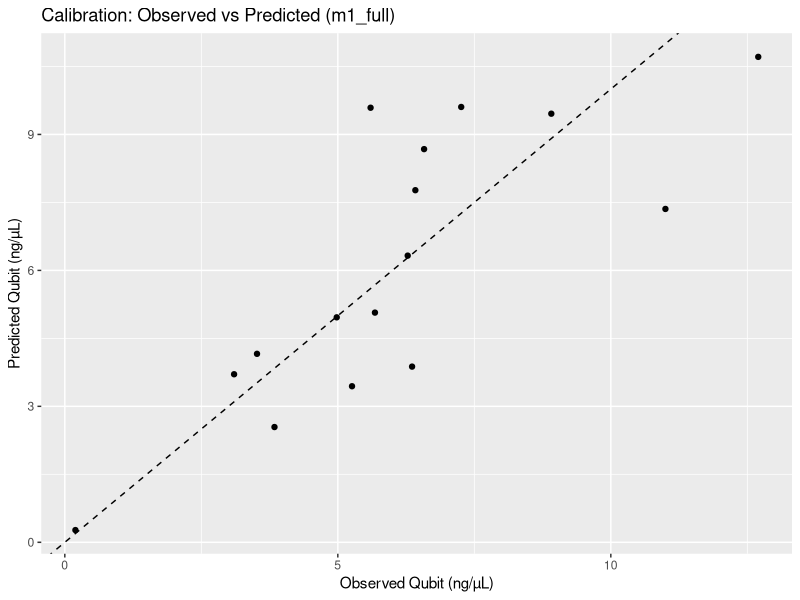
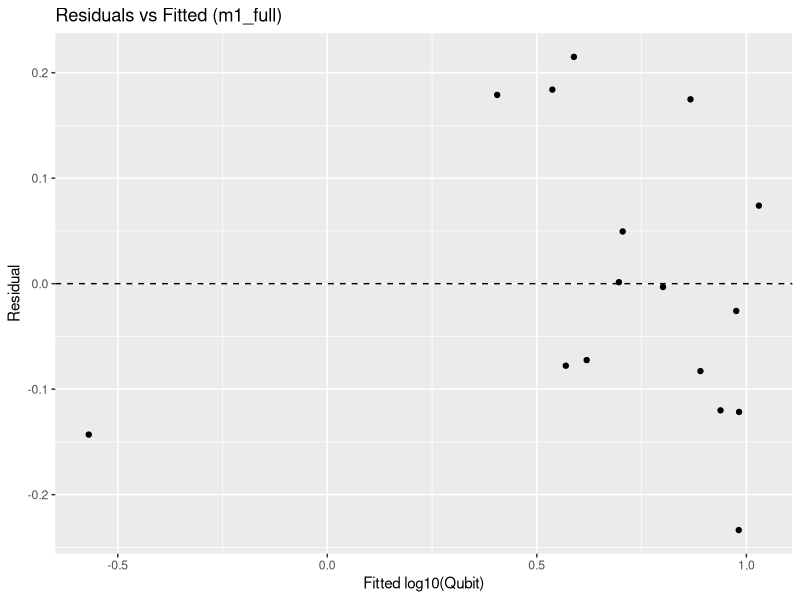
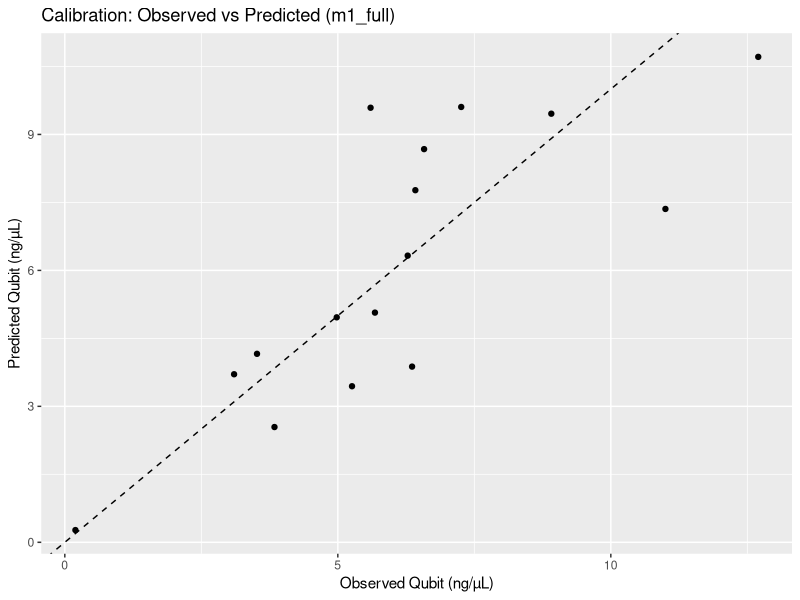
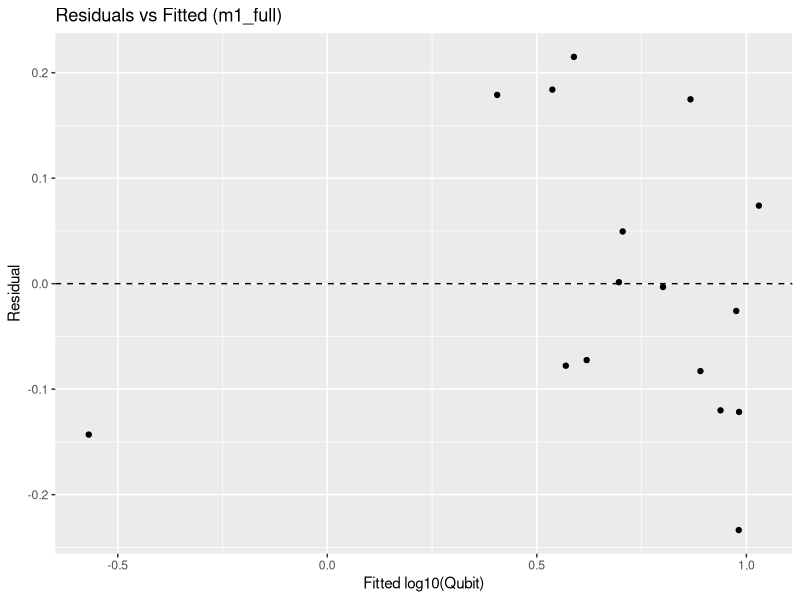

Write R code to recreate these figures, in order.
## ---- chunk 1
# ==============================================================================
# QUBIT CALIBRATION: End-to-end script
# - LOD handling
# - Robust fit (lmrob) with retries (fixes non-convergence)
# - Compare full vs simpler model (drop d230_w)
# - K-fold CV (same folds), fold-error metrics
# - Predictions + 95% prediction intervals, exports
# - Robust weights + domain of validity + diagnostics
# ==============================================================================

# ---- Packages ----
suppressPackageStartupMessages({
  library(dplyr)
  library(readr)
  library(ggplot2)
  library(robustbase)
})

cat("Loading data...\n")
cal <- read_csv("matt/matt_edna_qubit_correction.csv", show_col_types = FALSE)
nd  <- read_csv("matt/matt_nano_22_10.csv", show_col_types = FALSE)

# ---- Config (safe defaults) ----
if (!exists("CONFIG")) {
  CONFIG <- list(
    log_floor    = 0.1,           # floor before log10 to avoid -Inf
    winsor_probs = c(0.05, 0.95), # 5–95% winsorization
    select_rule  = list(
      cv_rmse_win     = 0.02,     # prefer lower CV RMSE; if within 0.02 log10, call it a tie
      scale_tie_break = TRUE      # on tie, prefer lower robust scale; prefer simpler if still tie
    ),
    LOD_Q = 0.05                  # Qubit LOD/LLQ for censoring
  )
}

# ---- Standardise column names (guard 'a60_230' typo) ----
fix_a260_230 <- function(df) {
  if (!"a260_230" %in% names(df) && "a60_230" %in% names(df)) {
    df <- dplyr::rename(df, a260_230 = .data[["a60_230"]])
  }
  df
}
cal <- fix_a260_230(cal)
nd  <- fix_a260_230(nd)

# ---- Validate required columns ----
required_cal <- c("sample_id","ND_conc","a260_280","a260_230","qubit_conc")
required_nd  <- c("sample_id","ND_conc","a260_280","a260_230")
stopifnot(all(required_cal %in% names(cal)))
stopifnot(all(required_nd  %in% names(nd)))

cat(sprintf("Calibration samples: %d | NanoDrop samples: %d\n", nrow(cal), nrow(nd)))

# ---- Handle blanks / below-LOD in calibration ----
cal <- cal %>%
  mutate(is_below_lod = is.na(qubit_conc) | qubit_conc <= CONFIG$LOD_Q)
cal_train <- cal %>% filter(!is_below_lod)
cat(sprintf("Calibration n used: %d | Excluded below LOD: %d\n",
            nrow(cal_train), sum(cal$is_below_lod)))

# ---- Feature engineering ----
engineer_features <- function(df, winsor_limits = NULL, is_calibration = TRUE) {
  if (is_calibration) {
    df <- df %>%
      mutate(
        logND = log10(pmax(ND_conc, CONFIG$log_floor)),
        logQ  = log10(pmax(qubit_conc, CONFIG$log_floor)),
        d280  = `a260_280` - 2,
        d230  = `a260_230` - 2
      )
  } else {
    df <- df %>%
      mutate(
        logND = log10(pmax(ND_conc, CONFIG$log_floor)),
        d280  = `a260_280` - 2,
        d230  = `a260_230` - 2
      )
  }

  df <- df %>% distinct(sample_id, .keep_all = TRUE)

  if (!is.null(winsor_limits)) {
    df <- df %>%
      mutate(
        d230_w = pmin(pmax(d230, winsor_limits$d230[1]), winsor_limits$d230[2]),
        d280_w = pmin(pmax(d280, winsor_limits$d280[1]), winsor_limits$d280[2])
      )
    return(df)
  } else {
    limits <- list(
      d230 = quantile(df$d230, CONFIG$winsor_probs, na.rm = TRUE),
      d280 = quantile(df$d280, CONFIG$winsor_probs, na.rm = TRUE)
    )
    df <- df %>%
      mutate(
        d230_w = pmin(pmax(d230, limits$d230[1]), limits$d230[2]),
        d280_w = pmin(pmax(d280, limits$d280[1]), limits$d280[2])
      )
    return(list(data = df, limits = limits))
  }
}

cat("\nEngineering features...\n")
cal_result    <- engineer_features(cal_train, is_calibration = TRUE)
cal_train     <- cal_result$data
winsor_limits <- cal_result$limits

cat(sprintf("Winsor limits  d230:[%.3f, %.3f]  d280:[%.3f, %.3f]\n",
            winsor_limits$d230[1], winsor_limits$d230[2],
            winsor_limits$d280[1], winsor_limits$d280[2]))

# ---- QC: drop any engineered NAs (should be none) ----
missing_summary <- cal_train %>%
  summarise(across(c(logQ, logND, d230_w, d280_w), ~sum(is.na(.))))
if (any(missing_summary > 0)) {
  cat("\nWarning: Missing values detected (post-engineering):\n")
  print(missing_summary)
  cal_train <- cal_train %>% filter(complete.cases(logQ, logND, d230_w, d280_w))
  cat(sprintf("Rows after removing missing: %d\n", nrow(cal_train)))
}

# ---- Robust fits with retries (fix non-convergence) ----
safe_lmrob <- function(formula, data) {
  ctrl1 <- lmrob.control(setting = "KS2014",
                         maxit.scale = 2000,
                         max.it      = 400,
                         refine.tol  = 1e-7,
                         trace       = FALSE)
  fit <- try(lmrob(formula, data = data, control = ctrl1), silent = TRUE)
  if (!inherits(fit, "try-error") && is.finite(fit$scale)) return(fit)

  ctrl2 <- lmrob.control(setting = "KS2014",
                         init        = "S",
                         maxit.scale = 4000,
                         max.it      = 800,
                         refine.tol  = 1e-6,
                         trace       = FALSE)
  fit <- try(lmrob(formula, data = data, control = ctrl2), silent = TRUE)
  if (!inherits(fit, "try-error") && is.finite(fit$scale)) return(fit)

  ctrl3 <- lmrob.control(setting = "KS2014",
                         psi         = "huber",
                         maxit.scale = 4000,
                         max.it      = 800,
                         refine.tol  = 1e-6,
                         trace       = FALSE)
  fit <- lmrob(formula, data = data, control = ctrl3)
  fit
}

cat("\n=== Model fits (robust with retries) ===\n")
m1_full   <- safe_lmrob(logQ ~ logND + d230_w + d280_w, data = cal_train)
m1_simple <- safe_lmrob(logQ ~ logND + d280_w,           data = cal_train)

cat(sprintf("m1_full    R²=%.4f  scale=%.4f\n",
            summary(m1_full)$r.squared, m1_full$scale))
cat(sprintf("m1_simple  R²=%.4f  scale=%.4f\n",
            summary(m1_simple)$r.squared, m1_simple$scale))

# ---- K-fold CV comparison (same folds) ----
set.seed(1)
K <- min(5, nrow(cal_train))
fold_id <- sample(rep(1:K, length.out = nrow(cal_train)))

cv_err <- function(mod_formula) {
  cv <- lapply(1:K, function(k){
    trn <- cal_train[fold_id != k, , drop = FALSE]
    tst <- cal_train[fold_id == k, , drop = FALSE]
    fit <- safe_lmrob(mod_formula, trn)
    data.frame(obs=tst$logQ, pred=predict(fit, newdata=tst))
  }) %>% dplyr::bind_rows()
  rmse    <- sqrt(mean((cv$obs - cv$pred)^2))
  medfold <- median(10^abs(cv$obs - cv$pred))
  q75fold <- unname(quantile(10^abs(cv$obs - cv$pred), 0.75))
  c(rmse = rmse, med_fold = medfold, q75_fold = q75fold)
}

cv_full   <- cv_err(logQ ~ logND + d230_w + d280_w)
cv_simple <- cv_err(logQ ~ logND + d280_w)

cat(sprintf("\nCV (log10 RMSE | median× | 75th×)\n  full   : %.3f | %.2fx | %.2fx\n  simple : %.3f | %.2fx | %.2fx\n",
            cv_full["rmse"], cv_full["med_fold"], cv_full["q75_fold"],
            cv_simple["rmse"], cv_simple["med_fold"], cv_simple["q75_fold"]))

# ---- Selection: prefer lower CV RMSE; if within delta, use lower scale; then simplicity ----
delta <- CONFIG$select_rule$cv_rmse_win
choose_simple <- function() {
  if (abs(cv_full["rmse"] - cv_simple["rmse"]) <= delta) {
    if (CONFIG$select_rule$scale_tie_break) {
      if (m1_simple$scale < m1_full$scale - 1e-9) return(TRUE)
      if (abs(m1_simple$scale - m1_full$scale) <= 1e-6) return(TRUE) # prefer simpler on exact tie
      return(FALSE)
    } else {
      return(TRUE)
    }
  } else {
    return(cv_simple["rmse"] < cv_full["rmse"])
  }
}
use_simple <- choose_simple()
best_model <- if (use_simple) m1_simple else m1_full
best_tag   <- if (use_simple) "m1_simple" else "m1_full"
cat(sprintf("\n=== CHOSEN MODEL: %s ===\n", best_tag))
print(coef(best_model))
cat("\nRobust 95% CIs:\n"); print(confint(best_model))

# ---- Save robust weights (on chosen model) ----
cal_train$.w <- best_model$rweights
weights_out  <- cal_train %>%
  arrange(.w) %>%
  select(sample_id, qubit_conc, ND_conc, a260_280, a260_230, d230_w, d280_w, .w)
weights_file <- sprintf("calibration_point_weights_%s.csv", best_tag)
write_csv(weights_out, weights_file)
cat(sprintf("Saved robust weights to: %s\n", weights_file))

# ---- Predict for NanoDrop dataset with 95% PIs ----
nd_prep <- engineer_features(nd, winsor_limits = winsor_limits, is_calibration = FALSE)

pi_nd <- as.data.frame(predict(best_model, newdata = nd_prep, interval = "prediction"))
names(pi_nd) <- c("logQ_pred","logQ_lwr","logQ_upr")

nd_preds <- nd_prep %>%
  bind_cols(pi_nd) %>%
  mutate(
    qubit_pred = pmax(10^logQ_pred, 0),
    qubit_lb   = pmax(10^logQ_lwr, 0),
    qubit_ub   = pmax(10^logQ_upr, 0),
    ND_to_Qb_cf = ifelse(ND_conc > 0, qubit_pred / ND_conc, NA_real_)
  ) %>%
  select(sample_id, ND_conc, a260_280, a260_230, d230_w, d280_w,
         qubit_pred, qubit_lb, qubit_ub, ND_to_Qb_cf)

pred_file <- sprintf("nanodrop_to_qubit_predictions_%s.csv", best_tag)
write_csv(nd_preds, pred_file)
cat(sprintf("\nWrote predictions (with PIs) to: %s\n", pred_file))

# ---- Diagnostics on calibration (for chosen model) ----
cal_diag <- cal_train %>%
  mutate(
    .fitted = predict(best_model, newdata = cal_train),
    .resid  = logQ - .fitted,
    Q_obs   = qubit_conc,
    Q_pred  = 10^.fitted
  )

p1 <- ggplot(cal_diag, aes(x = Q_obs, y = Q_pred)) +
  geom_abline(slope = 1, intercept = 0, linetype = 2) +
  geom_point() +
  labs(x = "Observed Qubit (ng/µL)", y = "Predicted Qubit (ng/µL)",
       title = sprintf("Calibration: Observed vs Predicted (%s)", best_tag))

p2 <- ggplot(cal_diag, aes(x = .fitted, y = .resid)) +
  geom_hline(yintercept = 0, linetype = 2) +
  geom_point() +
  labs(x = "Fitted log10(Qubit)", y = "Residual",
       title = sprintf("Residuals vs Fitted (%s)", best_tag))

print(p1); print(p2)
plot_obs_pred_file <- sprintf("calibration_obs_vs_pred_%s.png", best_tag)
plot_resid_file    <- sprintf("calibration_resid_vs_fitted_%s.png", best_tag)
ggsave(plot_obs_pred_file, p1, width = 5.5, height = 4.5, dpi = 300)
ggsave(plot_resid_file,    p2, width = 5.5, height = 4.5, dpi = 300)
cat(sprintf("Saved diagnostic plots: %s, %s\n", plot_obs_pred_file, plot_resid_file))

# ---- Accuracy metrics (fold error, in-sample & CV) ----
res_log <- cal_diag$.resid
GMFE  <- 10^mean(abs(res_log), na.rm = TRUE)
MedFE <- 10^median(abs(res_log), na.rm = TRUE)
cat(sprintf("In-sample GMFE: %.2fx | Median Fold Error: %.2fx\n", GMFE, MedFE))

# Reuse previously computed CV summaries for chosen model
if (use_simple) {
  cv_rmse <- cv_simple["rmse"]; cv_med <- cv_simple["med_fold"]; cv_q75 <- cv_simple["q75_fold"]
} else {
  cv_rmse <- cv_full["rmse"];   cv_med <- cv_full["med_fold"];   cv_q75 <- cv_full["q75_fold"]
}
cat(sprintf("CV RMSE (log10): %.3f | CV Median Fold Error: %.2fx | CV 75th%%: %.2fx\n",
            cv_rmse, cv_med, cv_q75))

# ---- Ranges to report (domain of validity) ----
rng <- cal_train %>% summarise(
  ND_min = min(ND_conc, na.rm=TRUE),
  ND_max = max(ND_conc, na.rm=TRUE),
  Q_min  = min(qubit_conc, na.rm=TRUE),
  Q_max  = max(qubit_conc, na.rm=TRUE),
  a280_min = min(a260_280, na.rm=TRUE),
  a280_max = max(a260_280, na.rm=TRUE),
  a230_min = min(a260_230, na.rm=TRUE),
  a230_max = max(a260_230, na.rm=TRUE),
  d280_min = min(d280_w, na.rm=TRUE),
  d280_max = max(d280_w, na.rm=TRUE),
  d230_min = min(d230_w, na.rm=TRUE),
  d230_max = max(d230_w, na.rm=TRUE)
)
rng_file <- sprintf("calibration_domain_%s.csv", best_tag)
write_csv(rng, rng_file)
print(rng)
cat(sprintf("Saved domain-of-validity table to: %s\n", rng_file))
# ==============================================================================

## ---- chunk 2
# ---- Text summary (human-readable) ----
sum_file <- sprintf("calibration_summary_%s.txt", best_tag)

coef_lines <- capture.output(print(coef(best_model)))
ci_lines   <- capture.output(print(confint(best_model)))

rng_vals <- rng[1, ]
summary_lines <- c(
  "QUBIT Calibration Summary",
  "=========================",
  sprintf("Date: %s", format(Sys.time(), "%Y-%m-%d %H:%M %Z")),
  "",
  sprintf("Calibration samples used: %d", nrow(cal_train)),
  sprintf("Excluded below LOD: %d  (LOD_Q = %.3f ng/µL)", sum(cal$is_below_lod), CONFIG$LOD_Q),
  sprintf("Winsor limits: d230 [%.3f, %.3f], d280 [%.3f, %.3f]",
          winsor_limits$d230[1], winsor_limits$d230[2],
          winsor_limits$d280[1], winsor_limits$d280[2]),
  "",
  sprintf("Chosen model: %s", best_tag),
  sprintf("Formula: %s", paste(deparse(formula(best_model)), collapse = " ")),
  sprintf("R^2 (robust): %.4f", summary(best_model)$r.squared),
  sprintf("Robust scale: %.4f", best_model$scale),
  "",
  "Coefficients:",
  coef_lines,
  "",
  "95% Robust CIs:",
  ci_lines,
  "",
  sprintf("In-sample GMFE: %.2fx", GMFE),
  sprintf("In-sample Median Fold Error: %.2fx", MedFE),
  sprintf("CV RMSE (log10): %.3f", cv_rmse),
  sprintf("CV Median Fold Error: %.2fx", cv_med),
  sprintf("CV 75th%% Fold Error: %.2fx", cv_q75),
  "",
  "Domain of validity (do not extrapolate beyond):",
  sprintf("  ND_conc:  [%.3f, %.3f] ng/µL", rng_vals$ND_min,  rng_vals$ND_max),
  sprintf("  Qubit:    [%.3f, %.3f] ng/µL", rng_vals$Q_min,   rng_vals$Q_max),
  sprintf("  260/280:  [%.3f, %.3f]",      rng_vals$a280_min, rng_vals$a280_max),
  sprintf("  260/230:  [%.3f, %.3f]",      rng_vals$a230_min, rng_vals$a230_max),
  sprintf("  d280_w:   [%.3f, %.3f]",      rng_vals$d280_min, rng_vals$d280_max),
  sprintf("  d230_w:   [%.3f, %.3f]",      rng_vals$d230_min, rng_vals$d230_max),
  "",
  "Files written:",
  sprintf("  Predictions + PIs: %s", pred_file),
  sprintf("  Robust weights:    %s", weights_file),
  sprintf("  Obs vs Pred plot:  %s", plot_obs_pred_file),
  sprintf("  Residuals plot:    %s", plot_resid_file),
  sprintf("  Domain table:      %s", rng_file)
)

writeLines(summary_lines, sum_file)
cat(sprintf("Saved summary to: %s\n", sum_file))
